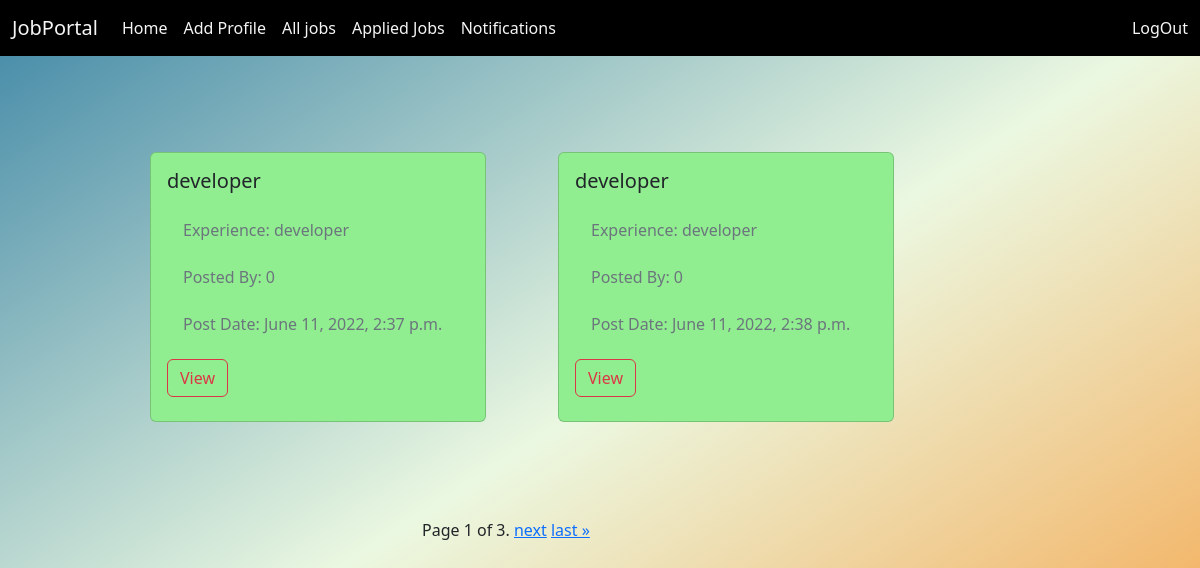
The page /candidate/profile/alljob (signed in) on the database its author committed.
### employerapp/models.py (models this page shows, shortened)
class Jobs(models.Model):
    posted_by = models.ForeignKey(User, on_delete=models.CASCADE, related_name='company')
    job_title = models.CharField(max_length=120)
    job_description = models.TextField()
    posted_date = models.DateTimeField(auto_now_add=True)
    salary = models.PositiveIntegerField()
    qualification=models.CharField(max_length=120,null=True)
    experience = models.PositiveIntegerField(default=0)

### candidateapp/views.py (the view)
# urls.py: path('profile/alljob', views.CandiJobListView.as_view(), name='candalljob'),
@method_decorator(signin_required,name="dispatch")
class CandiJobListView(ListView):
    model = Jobs
    template_name = 'candijoblist.html'
    context_object_name = 'candiJobs'
    paginate_by = 2

### candidateapp/templates/candijoblist.html (shortened to what this page needs)
{%extends 'base.html'%}
{%block body_block%}
{%load static%}
<link rel="stylesheet" href="{%static 'css/style.css'%}">
    <div class="row ms-5 mt-5">
        {%for job in candiJobs%}
            <div class="col-4 mt-5 ms-5">
                <div class="card " style="background-color:#90EE90">
                    <div class="card-body">
                        <h5 class="card-title mb-3">{{job.job_title}}</h5>
                        <h6 class="card-subtitle p-3 text-muted">Experience: {{job.job_title}}</h6>
                        <h6 class="card-subtitle p-3 text-muted">Posted By: {{job.experience}}</h6>
                        <h6 class="card-subtitle p-3 text-muted">Post Date: {{job.posted_date}}</h6>
                        <a href="{%url 'candjobview' job.id%}" class="btn btn-outline-danger mt-2 mb-2">View</a>
                    </div>
                </div>
            </div>
        {%endfor%}
    </div>
<div class="row">
    <div class="col-4"></div>
    <div class="col-4 mt-5">
        {% for contact in page_obj %}
    {{ contact.full_name|upper }}<br>
{% endfor %}
<div class="pagination">
    <span class="step-links">
        <span class="current">
            Page {{ page_obj.number }} of {{ page_obj.paginator.num_pages }}.
        </span>
        {% if page_obj.has_next %}
            <a href="?page={{ page_obj.next_page_number }}">next</a>
            <a href="?page={{ page_obj.paginator.num_pages }}">last &raquo;</a>
        {% endif %}
    </span>
</div>
    </div>
    <div class="col-4"></div>
</div>
{%endblock%}

### candidateapp/static/css/style.css (style rules this page uses)
body { background-image: linear-gradient(147deg, #3f87a6, #ebf8e1, #f69d3c); height: 100vh; }

### rows shown on the page
Jobs: job_title "developer", experience "0", posted_date "June 11, 2022, 2:37 p.m."
Jobs: job_title "developer", experience "0", posted_date "June 11, 2022, 2:38 p.m."

### other values the page prints
{{ page_obj.number }} "1"
{{ page_obj.paginator.num_pages }} "3"
